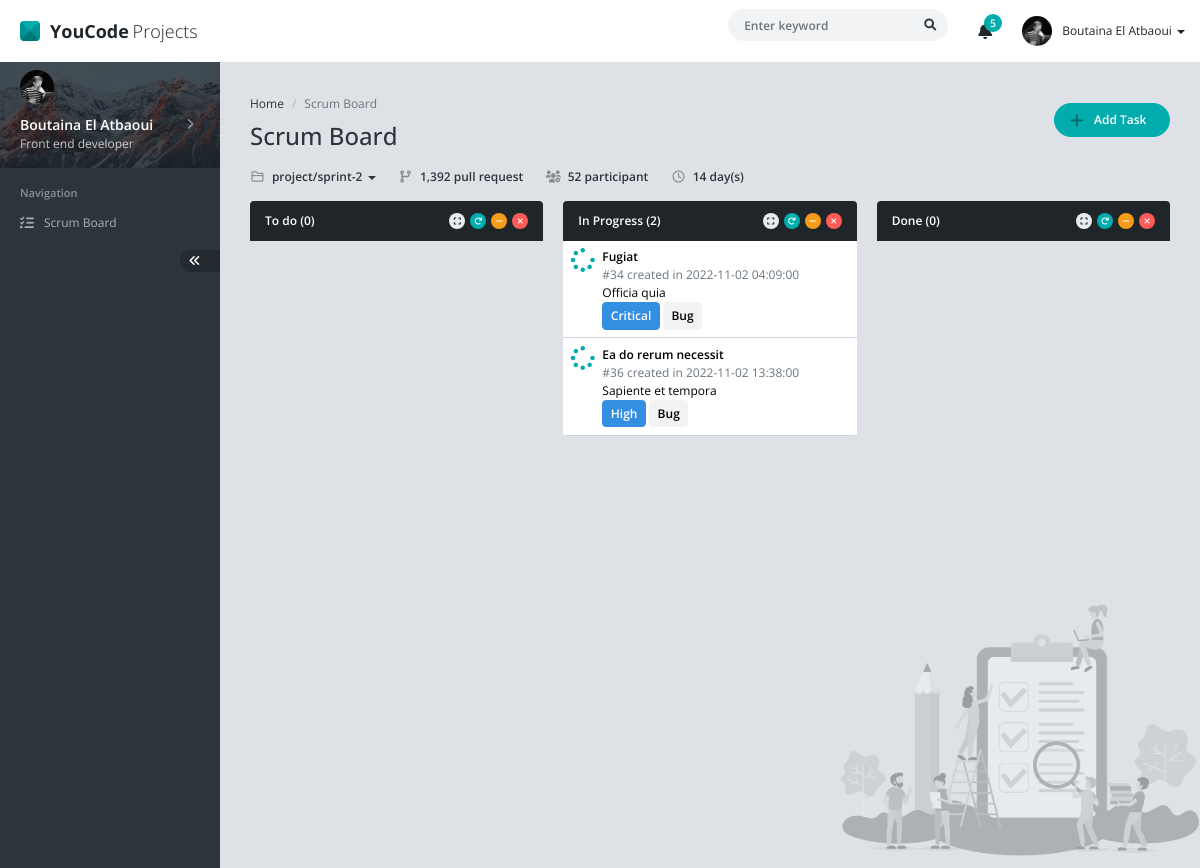
The page / on the database its author committed.
### tables this page shows
CREATE TABLE `tasks` (
  `id` int(11) NOT NULL,
  `title` varchar(255) NOT NULL,
  `type_id` int(11) NOT NULL,
  `priority_id` int(11) NOT NULL,
  `status_id` int(11) NOT NULL,
  `task_datetime` datetime NOT NULL,
  `description` text NOT NULL
);

CREATE TABLE `statuses` (
  `id` int(11) NOT NULL,
  `name` varchar(255) NOT NULL
);

CREATE TABLE `priorities` (
  `id` int(11) NOT NULL,
  `name` varchar(255) NOT NULL
);

CREATE TABLE `types` (
  `id` int(11) NOT NULL,
  `name` varchar(255) NOT NULL
);

### scripts.php (the view, shortened to what this page needs)
<?php
    include('database.php');
    function getTasks($check_status)
    {
        global $conn;
        $sql    = "SELECT tasks.*,
                    types.name as `type`,
                    priorities.name as `priority`,
                    statuses.name as `status`
                    FROM `tasks`
                    INNER JOIN `types` on tasks.type_id = types.id
                    INNER JOIN `priorities` on tasks.priority_id = priorities.id
                    INNER JOIN `statuses` on tasks.status_id = statuses.id";
        $result = mysqli_query($conn, $sql);
        if (mysqli_num_rows($result) > 0) {
            while($row = mysqli_fetch_assoc($result)) {
                $icon = '';
                if($check_status == 'To Do'){
                    $icon='fa fa-circle-question';
                }
                elseif ($check_status == 'In Progress'){
                    $icon='fa fa-spinner';
                }
                else{
                    $icon='fa fa-circle-check';
                }
                if($row["status"] == $check_status) {
                    $id = $row["id"];
                    echo '<button class="w-100 d-flex bg-white p-0 py-2 border-0 border-bottom" id = "'.$id.'" title="'.$row["title"].'" status="'.$row["status_id"].'"
                    date="'.$row["task_datetime"].'" description="'.$row["description"].'"
                    priority="'.$row["priority_id"].'" type="'.$row["type_id"].'"
                    href="#modal-task" data-bs-toggle="modal" onclick="editTask('.$id.')">
                <div class="px-2">
                    <i class="'.$icon.' text-success fs-2"></i>
                </div>
                <div class="text-start w-100 pe-2">
                    <div class="fw-bold" >'.$row["title"].'</div>
                    <div class="text-start">
                        <div class="text-gray">#'.$id.' created in '.$row["task_datetime"].'</div>
                        <div class="">'.$row["description"].'</div>
                    </div>
                    <div class="">
                        <span class="btn btn-primary py-1 px-2">'.$row["priority"].'</span>
                        <span class="btn btn-light text-black py-1 px-2">'.$row["type"].'</span>
                    </div>
                </div>
            </button>';
                }
            }
        }
    }
    function countTasks($check_status){
        global $conn;
        $sql    = "SELECT *
                    FROM `tasks`
                    WHERE `status_id` =  $check_status";
        $result = mysqli_query($conn, $sql);
        $rowcount = mysqli_num_rows($result);
        echo $rowcount;
    }
?>

### index.php (shortened to what this page needs)
<?php
    include('scripts.php');
?>
<!DOCTYPE html>
<html lang="en" >
<head>
	<link href="assets/css/vendor.min.css" rel="stylesheet" />
	<link href="assets/css/default/app.min.css" rel="stylesheet" />
</head>
<body>
	<div id="app" class="app app-header-fixed app-sidebar-fixed">
		<div id="header" class="app-header">
			<div class="navbar-header">
				<a href="index.html" class="navbar-brand"><span class="navbar-logo"></span> <b class="me-1">YouCode</b> Projects</a>
			</div>
			<div class="navbar-nav">
				<div class="navbar-item navbar-form">
					<form action="" method="POST" name="search">
						<div class="form-group">
							<input type="text" class="form-control" placeholder="Enter keyword" />
							<button type="submit" class="btn btn-search"><i class="fa fa-search"></i></button>
						</div>
					</form>
				</div>
				<div class="navbar-item dropdown">
					<a href="#" data-bs-toggle="dropdown" class="navbar-link dropdown-toggle icon">
						<i class="fa fa-bell"></i>
						<span class="badge">5</span>
					</a>
				</div>
				<div class="navbar-item navbar-user dropdown">
					<a href="#" class="navbar-link dropdown-toggle d-flex align-items-center" data-bs-toggle="dropdown">
						<img src="assets/img/user/user-13.jpg" alt="" />
						<span>
							<span class="d-none d-md-inline">Boutaina El Atbaoui</span>
							<b class="caret"></b>
						</span>
					</a>
				</div>
			</div>
		</div>
		<div id="sidebar" class="app-sidebar">
			<div class="app-sidebar-content" data-scrollbar="true" data-height="100%">
				<div class="menu">
					<div class="menu-profile">
						<a href="javascript:;" class="menu-profile-link" data-toggle="app-sidebar-profile" data-target="#appSidebarProfileMenu">
							<div class="menu-profile-cover with-shadow"></div>
							<div class="menu-profile-image">
								<img src="assets/img/user/user-13.jpg" alt="" />
							</div>
							<div class="menu-profile-info">
								<div class="d-flex align-items-center">
									<div class="flex-grow-1">
										Boutaina El Atbaoui
									</div>
									<div class="menu-caret ms-auto"></div>
								</div>
								<small>Front end developer</small>
							</div>
						</a>
					</div>
					<div class="menu-header">Navigation</div>
					<div class="menu-item">
						<a href="index.html" class="menu-link">
							<div class="menu-icon">
								<i class="fa fa-list-check"></i>
							</div>
							<div class="menu-text">Scrum Board</div>
						</a>
					</div>
					<div class="menu-item d-flex">
						<a href="javascript:;" class="app-sidebar-minify-btn ms-auto" data-toggle="app-sidebar-minify"><i class="fa fa-angle-double-left"></i></a>
					</div>
				</div>
			</div>
		</div>
		<div id="content" class="app-content" style="min-height: 100vh; background: url(assets/img/cover/cover-scrum-board.png) no-repeat fixed; background-size: 360px; background-position: right bottom;">
			<div class="d-flex align-items-center mb-3">
				<div>
					<ol class="breadcrumb">
						<li class="breadcrumb-item"><a href="javascript:;">Home</a></li>
						<li class="breadcrumb-item active">Scrum Board </li>
					</ol>
					<h1 class="page-header mb-0">
						Scrum Board
					</h1>
				</div>
				<div class="ms-auto">
				<a href="#modal-task" data-bs-toggle="modal" class="btn btn-success btn-rounded px-4 rounded-pill" onclick="addTask()"><i class="fa fa-plus fa-lg me-2 ms-n2 text-success-900"></i> Add Task</a>
				</div>
			</div>
			<div class="mb-3 d-md-flex fw-bold">
				<div class="dropdown-toggle">
					<a href="#" data-bs-toggle="dropdown" class="text-decoration-none text-dark"><i class="far fa-folder fa-fw text-dark text-opacity-50 me-1"></i> project/sprint-2 <b class="caret"></b></a>
				</div>
				<div class="ms-md-4 mt-md-0 mt-2"><i class="fa fa-code-branch fa-fw me-1 text-dark text-opacity-50"></i> 1,392 pull request</div>
				<div class="ms-md-4 mt-md-0 mt-2"><i class="fa fa-users-cog fa-fw me-1 text-dark text-opacity-50"></i> 52 participant</div>
				<div class="ms-md-4 mt-md-0 mt-2"><i class="far fa-clock fa-fw me-1 text-dark text-opacity-50"></i> 14 day(s)</div>
			</div>
			<div class="row">
				<div class="col-xl-4 col-lg-6">
					<div class="panel panel-inverse">
						<div class="panel-heading">
							<h4 class="panel-title">To do (<span id="to-do-tasks-count"><?php countTasks(1); ?></span>)</h4>
							<div class="panel-heading-btn">
								<a href="javascript:;" class="btn btn-xs btn-icon btn-default" data-toggle="panel-expand"><i class="fa fa-expand"></i></a>
								<a href="javascript:;" class="btn btn-xs btn-icon btn-success" data-toggle="panel-reload"><i class="fa fa-redo"></i></a>
								<a href="javascript:;" class="btn btn-xs btn-icon btn-warning" data-toggle="panel-collapse"><i class="fa fa-minus"></i></a>
								<a href="javascript:;" class="btn btn-xs btn-icon btn-danger" data-toggle="panel-remove"><i class="fa fa-times"></i></a>
							</div>
						</div>
							<?php
								getTasks('To Do');
							?>
					</div>
				</div>
				<div class="col-xl-4 col-lg-6">
					<div class="panel panel-inverse">
						<div class="panel-heading">
							<h4 class="panel-title">In Progress (<span id="in-progress-tasks-count"><?php countTasks(2); ?></span>)</h4>
							<div class="panel-heading-btn">
								<a href="javascript:;" class="btn btn-xs btn-icon btn-default" data-toggle="panel-expand"><i class="fa fa-expand"></i></a>
								<a href="javascript:;" class="btn btn-xs btn-icon btn-success" data-toggle="panel-reload"><i class="fa fa-redo"></i></a>
								<a href="javascript:;" class="btn btn-xs btn-icon btn-warning" data-toggle="panel-collapse"><i class="fa fa-minus"></i></a>
								<a href="javascript:;" class="btn btn-xs btn-icon btn-danger" data-toggle="panel-remove"><i class="fa fa-times"></i></a>
							</div>
						</div>
						<div class="list-group list-group-flush rounded-bottom overflow-hidden panel-body p-0" id="in-progress-tasks">
							<?php
								getTasks('In Progress');
							?>
						</div>
					</div>
				</div>
				<div class="col-xl-4 col-lg-6">
					<div class="panel panel-inverse">
						<div class="panel-heading">
							<h4 class="panel-title">Done (<span id="done-tasks-count"><?php countTasks(3); ?></span>)</h4>
							<div class="panel-heading-btn">
								<a href="javascript:;" class="btn btn-xs btn-icon btn-default" data-toggle="panel-expand"><i class="fa fa-expand"></i></a>
								<a href="javascript:;" class="btn btn-xs btn-icon btn-success" data-toggle="panel-reload"><i class="fa fa-redo"></i></a>
								<a href="javascript:;" class="btn btn-xs btn-icon btn-warning" data-toggle="panel-collapse"><i class="fa fa-minus"></i></a>
								<a href="javascript:;" class="btn btn-xs btn-icon btn-danger" data-toggle="panel-remove"><i class="fa fa-times"></i></a>
							</div>
						</div>
					</div>
				</div>
			</div>
		</div>
	</div>
</body>
</html>

### rows shown on the page
tasks: title "Fugiat", id "34", task_datetime "2022-11-02 04:09:00", description "Officia quia", priority.name "Critical", type.name "Bug"
tasks: title "Ea do rerum necessit", id "36", task_datetime "2022-11-02 13:38:00", description "Sapiente et tempora", priority.name "High", type.name "Bug"

### other values the page prints
$rowcount "0 2 0"
